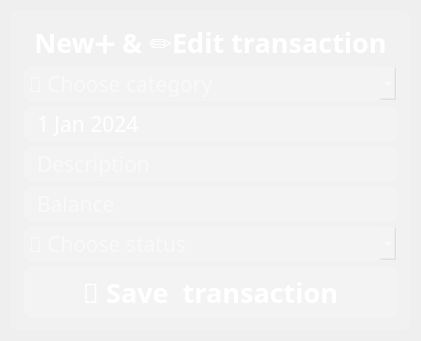
<?xml version="1.0" encoding="UTF-8"?>
<ui version="4.0">
 <class>Dialog</class>
 <widget class="QDialog" name="Dialog">
  <property name="geometry">
   <rect>
    <x>0</x>
    <y>0</y>
    <width>421</width>
    <height>329</height>
   </rect>
  </property>
  <property name="font">
   <font>
    <family>Noto Sans SC</family>
   </font>
  </property>
  <property name="windowTitle">
   <string>Dialog</string>
  </property>
  <property name="styleSheet">
   <string notr="true">font-family: Noto Sans SC;
background-color: qlineargradient(spread:pad, x1:0, y1:1, x2:1, y2:0,
    stop:0 rgba(10, 10, 40, 255),
    stop:0.3 rgba(30, 0, 60, 255),
    stop:0.6 rgba(0, 70, 100, 255),
    stop:1 rgba(0, 150, 160, 255));
</string>
  </property>
  <layout class="QVBoxLayout" name="verticalLayout">
   <item>
    <widget class="QFrame" name="new_transaction">
     <property name="styleSheet">
      <string notr="true">background-color: rgba(255, 255, 255, 30); 
border: 1px solid rgba(255,255,255,40);
border-radius: 7px;</string>
     </property>
     <property name="frameShape">
      <enum>QFrame::Shape::NoFrame</enum>
     </property>
     <property name="frameShadow">
      <enum>QFrame::Shadow::Raised</enum>
     </property>
     <layout class="QVBoxLayout" name="verticalLayout_21">
      <property name="spacing">
       <number>6</number>
      </property>
      <property name="leftMargin">
       <number>12</number>
      </property>
      <property name="topMargin">
       <number>12</number>
      </property>
      <property name="rightMargin">
       <number>12</number>
      </property>
      <property name="bottomMargin">
       <number>12</number>
      </property>
      <item>
       <widget class="QLabel" name="lbl_new_transaction">
        <property name="font">
         <font>
          <family>Sansation</family>
          <pointsize>22</pointsize>
          <italic>false</italic>
          <bold>true</bold>
         </font>
        </property>
        <property name="styleSheet">
         <string notr="true">color: white;
font-weight: bold;
font-size: 20pt;
font: 700 22pt &quot;Sansation&quot;;
background-color: none;
border: none;</string>
        </property>
        <property name="text">
         <string>New➕ &amp; ✏️Edit transaction</string>
        </property>
        <property name="alignment">
         <set>Qt::AlignmentFlag::AlignCenter</set>
        </property>
       </widget>
      </item>
      <item>
       <widget class="QComboBox" name="cb_choose_category">
        <property name="styleSheet">
         <string notr="true">QComboBox {
    font-size: 16pt;
    color: white;
	font: 17pt &quot;Sansation&quot;;
}

QComboBox QAbstractItemView {
    background-color: #2c2c2c; /* темно-сірий фон списку */
    color: white; /* колір тексту в списку */
    selection-background-color: #444444; /* фон вибраного пункту */
    selection-color: white;
}

QComboBox:item {
    color: white; /* колір пунктів списку */
}
</string>
        </property>
        <property name="currentIndex">
         <number>-1</number>
        </property>
        <property name="placeholderText">
         <string>📍 Choose category</string>
        </property>
        <item>
         <property name="text">
          <string>⚒️ Work</string>
         </property>
        </item>
        <item>
         <property name="text">
          <string>🚗 Auto</string>
         </property>
        </item>
        <item>
         <property name="text">
          <string>🧩 Other</string>
         </property>
        </item>
        <item>
         <property name="text">
          <string>🛒 Grocery</string>
         </property>
        </item>
        <item>
         <property name="text">
          <string>🎮 Entertainment</string>
         </property>
        </item>
       </widget>
      </item>
      <item>
       <widget class="QDateEdit" name="dateEdit">
        <property name="styleSheet">
         <string notr="true">font-size: 16pt;
color: white;
padding-left: 10px;
font: 16pt &quot;Sansation&quot;;</string>
        </property>
        <property name="alignment">
         <set>Qt::AlignmentFlag::AlignLeading|Qt::AlignmentFlag::AlignLeft|Qt::AlignmentFlag::AlignVCenter</set>
        </property>
        <property name="buttonSymbols">
         <enum>QAbstractSpinBox::ButtonSymbols::NoButtons</enum>
        </property>
        <property name="dateTime">
         <datetime>
          <hour>14</hour>
          <minute>0</minute>
          <second>0</second>
          <year>2024</year>
          <month>1</month>
          <day>1</day>
         </datetime>
        </property>
        <property name="currentSectionIndex">
         <number>0</number>
        </property>
        <property name="date">
         <date>
          <year>2024</year>
          <month>1</month>
          <day>1</day>
         </date>
        </property>
       </widget>
      </item>
      <item>
       <widget class="QLineEdit" name="le_description">
        <property name="styleSheet">
         <string notr="true">font-size: 16pt;
color: white;
padding-left: 10px;
	font: 17pt &quot;Sansation&quot;;</string>
        </property>
        <property name="alignment">
         <set>Qt::AlignmentFlag::AlignLeading|Qt::AlignmentFlag::AlignLeft|Qt::AlignmentFlag::AlignVCenter</set>
        </property>
        <property name="placeholderText">
         <string>Description</string>
        </property>
       </widget>
      </item>
      <item>
       <widget class="QLineEdit" name="le_balance">
        <property name="styleSheet">
         <string notr="true">font-size: 16pt;
color: white;
padding-left: 10px;
	font: 17pt &quot;Sansation&quot;;</string>
        </property>
        <property name="alignment">
         <set>Qt::AlignmentFlag::AlignLeading|Qt::AlignmentFlag::AlignLeft|Qt::AlignmentFlag::AlignVCenter</set>
        </property>
        <property name="placeholderText">
         <string>Balance</string>
        </property>
       </widget>
      </item>
      <item>
       <widget class="QComboBox" name="cb_status">
        <property name="styleSheet">
         <string notr="true">QComboBox {
font-size: 16pt;
color: white;
font: 17pt &quot;Sansation&quot;;
}

QComboBox:item {
    color: black;
}
QComboBox QAbstractItemView {
    background-color: #2c2c2c; /* темно-сірий фон списку */
    color: white; /* колір тексту в списку */
    selection-background-color: #444444; /* фон вибраного пункту */
    selection-color: white;
}

</string>
        </property>
        <property name="placeholderText">
         <string>📍 Choose status</string>
        </property>
        <item>
         <property name="text">
          <string>⬇️ Income</string>
         </property>
        </item>
        <item>
         <property name="text">
          <string>⬆️ Outcome</string>
         </property>
        </item>
       </widget>
      </item>
      <item>
       <widget class="QPushButton" name="btn_new_transaction">
        <property name="minimumSize">
         <size>
          <width>230</width>
          <height>50</height>
         </size>
        </property>
        <property name="font">
         <font>
          <family>Sansation</family>
          <pointsize>20</pointsize>
          <italic>false</italic>
          <bold>true</bold>
         </font>
        </property>
        <property name="styleSheet">
         <string notr="true">QPushButton{
	color: rgb(255, 255, 255);
     background-color:rgba(255,255,255,30);
     border: 1px solid rgba(255,255,255,40);
     border-radius:7px;
width: 230;
height: 50;
	font: 700 20pt &quot;Sansation&quot;;
}
QPushButton:hover{
background-color:rgba(255,255,255,30);
}
QPushButton:pressed{
background-color:rgba(255,255,255,70);
}</string>
        </property>
        <property name="text">
         <string>💾 Save  transaction</string>
        </property>
        <property name="iconSize">
         <size>
          <width>32</width>
          <height>32</height>
         </size>
        </property>
        <property name="checkable">
         <bool>false</bool>
        </property>
       </widget>
      </item>
     </layout>
    </widget>
   </item>
  </layout>
 </widget>
 <resources/>
 <connections/>
</ui>
